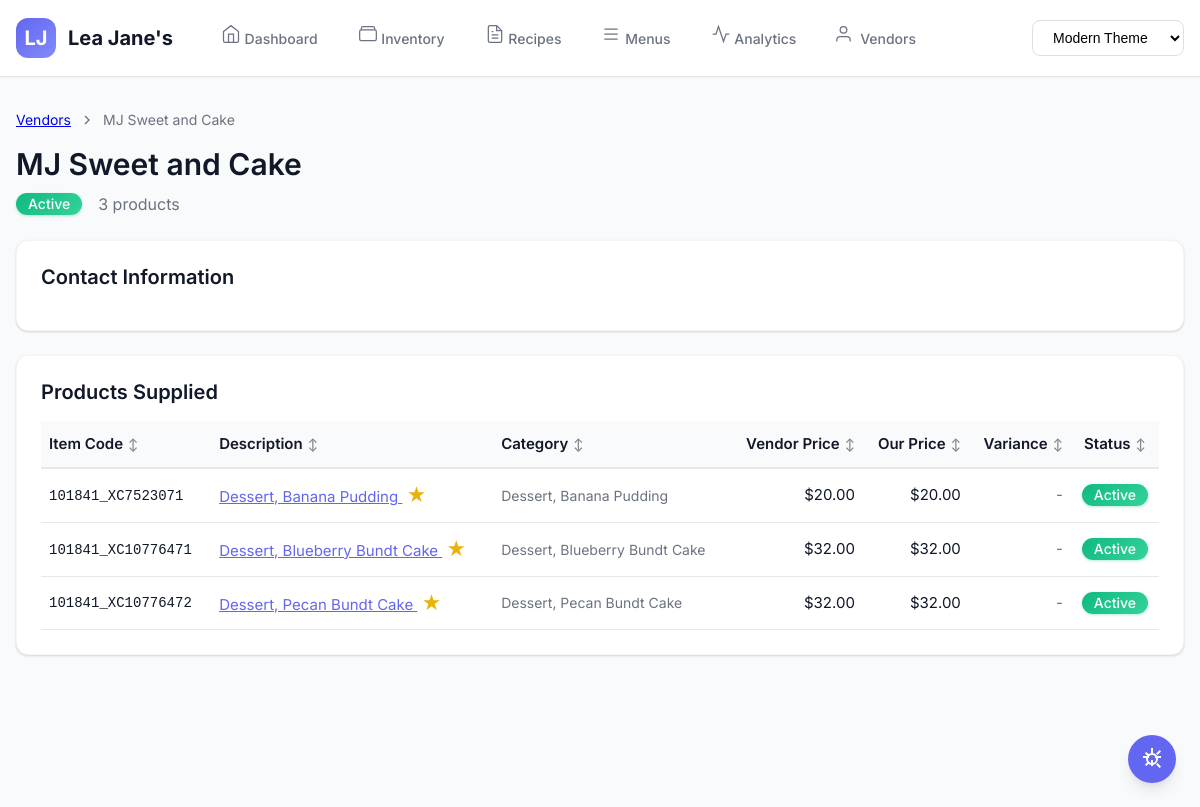
The app's page /vendors/1 with its own data.
### tables this page shows
CREATE TABLE vendors (
                id INTEGER PRIMARY KEY AUTOINCREMENT,
                vendor_name TEXT NOT NULL UNIQUE,
                contact_info TEXT,
                address TEXT,
                phone TEXT,
                email TEXT,
                active BOOLEAN DEFAULT TRUE,
                created_date TIMESTAMP DEFAULT CURRENT_TIMESTAMP
            );

CREATE TABLE vendor_products (
                id INTEGER PRIMARY KEY AUTOINCREMENT,
                inventory_id INTEGER NOT NULL,
                vendor_id INTEGER NOT NULL,
                vendor_item_code TEXT,
                vendor_price REAL,
                last_purchased_date TEXT,
                last_purchased_price REAL,
                pack_size TEXT,
                unit_measure TEXT,
                is_primary BOOLEAN DEFAULT FALSE,
                is_active BOOLEAN DEFAULT TRUE,
                created_date TIMESTAMP DEFAULT CURRENT_TIMESTAMP,
                updated_date TIMESTAMP DEFAULT CURRENT_TIMESTAMP,
                FOREIGN KEY (inventory_id) REFERENCES inventory(id),
                FOREIGN KEY (vendor_id) REFERENCES vendors(id),
                UNIQUE(inventory_id, vendor_id, vendor_item_code)
            );

CREATE TABLE inventory (
                id INTEGER PRIMARY KEY AUTOINCREMENT,
                item_code TEXT UNIQUE,
                item_description TEXT NOT NULL,
                vendor_name TEXT,
                current_price REAL,
                last_purchased_price REAL,
                last_purchased_date TEXT,
                unit_measure TEXT,
                purchase_unit TEXT,
                recipe_cost_unit TEXT,
                pack_size TEXT,
                yield_percent REAL DEFAULT 100,
                product_categories TEXT,
                close_watch BOOLEAN DEFAULT FALSE,
                created_date TIMESTAMP DEFAULT CURRENT_TIMESTAMP,
                updated_date TIMESTAMP DEFAULT CURRENT_TIMESTAMP
            , density_g_per_ml DECIMAL(10,4), count_to_weight_g DECIMAL(10,2));

### app.py (the view)
@app.route('/vendors/<int:vendor_id>')
def vendor_detail(vendor_id):
    with get_db() as conn:
        vendor = conn.execute('SELECT * FROM vendors WHERE id = ?', (vendor_id,)).fetchone()
        if not vendor:
            return render_template('404_modern.html'), 404
        products = conn.execute('''
            SELECT vp.*, i.item_description, i.item_code, i.product_categories,
                   i.current_price as inventory_price,
                   CASE WHEN vp.vendor_price IS NOT NULL
                        THEN ((vp.vendor_price - i.current_price) / i.current_price * 100)
                        ELSE 0
                   END as price_variance,
                   (SELECT COUNT(DISTINCT vendor_id)
                    FROM vendor_products vp2
                    WHERE vp2.inventory_id = vp.inventory_id) as vendor_count
            FROM vendor_products vp
            JOIN inventory i ON vp.inventory_id = i.id
            WHERE vp.vendor_id = ?
            ORDER BY vp.is_primary DESC, vp.is_active DESC, i.item_description
        ''', (vendor_id,)).fetchall()
    theme = get_theme()
    template_name = 'vendor_detail.html' if theme == 'modern' else f'vendor_detail_{theme}.html'
    return render_template(template_name, vendor=vendor, products=products)

### app.py (called while the page is built)
def get_db():
    conn = sqlite3.connect(DATABASE)
    conn.row_factory = sqlite3.Row
    return conn

def get_theme():
    theme = request.args.get('theme') or request.cookies.get('theme', 'modern')
    return theme if theme in ['modern', 'neo', 'fam'] else 'modern'

### templates/vendor_detail.html (shortened to what this page needs)
{% extends "base_modern.html" %}
{% block content %}
<div class="animate-fade-in">
    <div class="mb-6">
        <div class="flex items-center gap-2 text-sm text-secondary mb-4">
            <a href="{{ url_for('vendors') }}" class="hover:text-primary">Vendors</a>
            <svg width="16" height="16" viewBox="0 0 24 24" fill="none" stroke="currentColor" stroke-width="2">
                <path d="M9 18l6-6-6-6"/>
            </svg>
            <span>{{ vendor.vendor_name }}</span>
        </div>
        <div class="flex items-center justify-between">
            <div>
                <h1 class="text-3xl font-semibold mb-2">{{ vendor.vendor_name }}</h1>
                <div class="flex items-center gap-4">
                    <span class="badge {% if vendor.active %}badge-success{% else %}badge-danger{% endif %}">
                        {% if vendor.active %}Active{% else %}Inactive{% endif %}
                    </span>
                    <span class="text-secondary">{{ products|length }} products</span>
                </div>
            </div>
        </div>
    </div>
    <div class="card mb-6">
        <div class="card-body">
            <h2 class="text-xl font-semibold mb-4">Contact Information</h2>
        </div>
    </div>
    <div class="card">
        <div class="card-body">
            <h2 class="text-xl font-semibold mb-4">Products Supplied</h2>
            {% if products %}
            <div class="overflow-x-auto">
                <table class="w-full">
                    <thead>
                        <tr class="border-b border-gray-200">
                            <th class="text-left py-3 px-2">Item Code</th>
                            <th class="text-left py-3 px-2">Description</th>
                            <th class="text-left py-3 px-2">Category</th>
                            <th class="text-right py-3 px-2">Vendor Price</th>
                            <th class="text-right py-3 px-2">Our Price</th>
                            <th class="text-right py-3 px-2">Variance</th>
                            <th class="text-center py-3 px-2">Status</th>
                        </tr>
                    </thead>
                    <tbody>
                        {% for product in products %}
                        <tr class="border-b border-gray-100 hover:bg-gray-50">
                            <td class="py-3 px-2">
                                <code class="text-sm">{{ product.vendor_item_code or product.item_code }}</code>
                            </td>
                            <td class="py-3 px-2">
                                <a href="{{ url_for('edit_inventory', item_id=product.inventory_id) }}" class="text-primary hover:underline">
                                    {{ product.item_description }}
                                </a>
                                {% if product.is_primary %}
                                    <span class="text-yellow-500 ml-1" title="Price used for recipe costing">★</span>
                                {% endif %}
                            </td>
                            <td class="py-3 px-2 text-sm text-secondary">
                                {{ product.product_categories or 'Uncategorized' }}
                            </td>
                            <td class="py-3 px-2 text-right">
                                {% if product.vendor_price %}
                                    ${{ "%.2f"|format(product.vendor_price) }}
                                {% else %}
                                    <span class="text-secondary">-</span>
                                {% endif %}
                            </td>
                            <td class="py-3 px-2 text-right">
                                ${{ "%.2f"|format(product.inventory_price) }}
                            </td>
                            <td class="py-3 px-2 text-right">
                                {% if product.vendor_price and product.price_variance != 0 %}
                                    <span class="{% if product.price_variance > 0 %}text-danger{% else %}text-success{% endif %}">
                                        {{ "%+.1f"|format(product.price_variance) }}%
                                    </span>
                                {% else %}
                                    <span class="text-secondary">-</span>
                                {% endif %}
                            </td>
                            <td class="py-3 px-2 text-center">
                                <span class="badge {% if product.is_active %}badge-success{% else %}badge-secondary{% endif %}">
                                    {% if product.is_active %}Active{% else %}Inactive{% endif %}
                                </span>
                            </td>
                        </tr>
                        {% endfor %}
                    </tbody>
                </table>
            </div>
            {% endif %}
        </div>
    </div>
</div>
{% endblock %}

### static/css/design-system.css (style rules this page uses)
:root { --space-unit: 8px; --space-0: 0; --space-1: calc(var(--space-unit) * 0.5); --space-2: var(--space-unit); --space-3: calc(var(--space-unit) * 1.5); --space-4: calc(var(--space-unit) * 2); --space-5: calc(var(--space-unit) * 2.5); --space-6: calc(var(--space-unit) * 3); --space-7: calc(var(--space-unit) * 3.5); --space-8: calc(var(--space-unit) * 4); --space-9: calc(var(--space-unit) * 4.5); --space-10: calc(var(--space-unit) * 5); --space-12: calc(var(--space-unit) * 6); --space-16: calc(var(--space-unit) * 8); --space-20: calc(var(--space-unit) * 10); --space-24: calc(var(--space-unit) * 12); --space-xs: var(--space-1); --space-sm: var(--space-2); --space-md: var(--space-4); --space-lg: var(--space-6); --space-xl: var(--space-8); --space-2xl: var(--space-12); --space-3xl: var(--space-16); --card-padding: var(--space-6); --section-spacing: var(--space-10); --container-padding: var(--space-4); --form-spacing: var(--space-6); --button-padding-x: var(--space-5); --button-padding-y: var(--space-3); --input-padding-x: var(--space-4); --input-padding-y: var(--space-3); }
:root { --text-xs: 0.75rem; --text-sm: 0.875rem; --text-base: 1rem; --text-lg: 1.125rem; --text-xl: 1.25rem; --text-2xl: 1.5rem; --text-3xl: 1.875rem; --text-4xl: 2.25rem; --text-5xl: 3rem; --leading-none: 1; --leading-tight: 1.25; --leading-snug: 1.375; --leading-normal: 1.5; --leading-relaxed: 1.625; --leading-loose: 2; --tracking-tighter: -0.05em; --tracking-tight: -0.025em; --tracking-normal: 0; --tracking-wide: 0.025em; --tracking-wider: 0.05em; --tracking-widest: 0.1em; --font-thin: 100; --font-light: 300; --font-normal: 400; --font-medium: 500; --font-semibold: 600; --font-bold: 700; --font-extrabold: 800; --font-black: 900; }
:root { --radius-none: 0; --radius-sm: 0.125rem; --radius-base: 0.25rem; --radius-md: 0.375rem; --radius-lg: 0.5rem; --radius-xl: 0.75rem; --radius-2xl: 1rem; --radius-3xl: 1.5rem; --radius-full: 9999px; --button-radius: var(--radius-lg); --card-radius: var(--radius-xl); --input-radius: var(--radius-lg); --badge-radius: var(--radius-full); --modal-radius: var(--radius-2xl); }
:root { --shadow-xs: 0 1px 2px 0 rgb(0 0 0 / 0.05); --shadow-sm: 0 1px 3px 0 rgb(0 0 0 / 0.1), 0 1px 2px -1px rgb(0 0 0 / 0.1); --shadow-base: 0 4px 6px -1px rgb(0 0 0 / 0.1), 0 2px 4px -2px rgb(0 0 0 / 0.1); --shadow-md: 0 10px 15px -3px rgb(0 0 0 / 0.1), 0 4px 6px -4px rgb(0 0 0 / 0.1); --shadow-lg: 0 20px 25px -5px rgb(0 0 0 / 0.1), 0 8px 10px -6px rgb(0 0 0 / 0.1); --shadow-xl: 0 25px 50px -12px rgb(0 0 0 / 0.25); --shadow-2xl: 0 30px 60px -15px rgb(0 0 0 / 0.3); --shadow-inner: inset 0 2px 4px 0 rgb(0 0 0 / 0.05); --shadow-none: 0 0 #0000; --card-shadow: var(--shadow-base); --button-shadow: var(--shadow-sm); --dropdown-shadow: var(--shadow-lg); --modal-shadow: var(--shadow-xl); }
:root { --duration-75: 75ms; --duration-100: 100ms; --duration-150: 150ms; --duration-200: 200ms; --duration-300: 300ms; --duration-500: 500ms; --duration-700: 700ms; --duration-1000: 1000ms; --ease-linear: linear; --ease-in: cubic-bezier(0.4, 0, 1, 1); --ease-out: cubic-bezier(0, 0, 0.2, 1); --ease-in-out: cubic-bezier(0.4, 0, 0.2, 1); --transition-base: all var(--duration-200) var(--ease-in-out); --transition-fast: all var(--duration-150) var(--ease-in-out); --transition-slow: all var(--duration-300) var(--ease-in-out); }
:root { --z-0: 0; --z-10: 10; --z-20: 20; --z-30: 30; --z-40: 40; --z-50: 50; --z-auto: auto; --z-dropdown: 1000; --z-sticky: 1020; --z-fixed: 1030; --z-modal-backdrop: 1040; --z-modal: 1050; --z-popover: 1060; --z-tooltip: 1070; }
:root { --screen-xs: 375px; --screen-sm: 640px; --screen-md: 768px; --screen-lg: 1024px; --screen-xl: 1280px; --screen-2xl: 1536px; --screen-3xl: 1920px; --screen-4xl: 2560px; --screen-5xl: 3840px; }
.mb-2 { margin-bottom: var(--space-2) !important; }
.mb-4 { margin-bottom: var(--space-4) !important; }
.mb-6 { margin-bottom: var(--space-6) !important; }
.py-3 { padding-top: var(--space-3) !important; padding-bottom: var(--space-3) !important; }
.px-2 { padding-left: var(--space-2) !important; padding-right: var(--space-2) !important; }
.gap-2 { gap: var(--space-2) !important; }
.gap-4 { gap: var(--space-4) !important; }
.text-sm { font-size: var(--text-sm) !important; }
.text-xl { font-size: var(--text-xl) !important; }
.text-3xl { font-size: var(--text-3xl) !important; }
.font-semibold { font-weight: var(--font-semibold) !important; }
.flex { display: flex !important; }

### records on screen
vendors: vendor_name "MJ Sweet and Cake"
vendor_products: vendor_item_code "101841_XC7523071", item_description "Dessert, Banana Pudding", product_categories "Dessert, Banana Pudding", vendor_price "20.00", is_active "Active"
inventory: inventory_price "20.00"
vendor_products: vendor_item_code "101841_XC10776471", item_description "Dessert, Blueberry Bundt Cake", product_categories "Dessert, Blueberry Bundt Cake", vendor_price "32.00", is_active "Active"
inventory: inventory_price "32.00"
vendor_products: vendor_item_code "101841_XC10776472", item_description "Dessert, Pecan Bundt Cake", product_categories "Dessert, Pecan Bundt Cake", vendor_price "32.00", is_active "Active"
inventory: inventory_price "32.00"

### other values on screen
{{ products|length }} "3"
